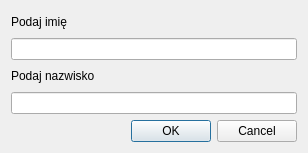
<ui version="4.0" >
 <class>DialogNewAuthor</class>
 <widget class="QDialog" name="DialogNewAuthor" >
  <property name="geometry" >
   <rect>
    <x>0</x>
    <y>0</y>
    <width>308</width>
    <height>153</height>
   </rect>
  </property>
  <property name="windowTitle" >
   <string>Nowy autor</string>
  </property>
  <property name="windowIcon" >
   <iconset resource="mywindow.qrc" >:/images/qt.png</iconset>
  </property>
  <layout class="QGridLayout" >
   <item row="3" column="0" >
    <widget class="QLineEdit" name="lineEditNAZWISKO" />
   </item>
   <item row="4" column="0" >
    <widget class="QDialogButtonBox" name="buttonBox" >
     <property name="orientation" >
      <enum>Qt::Horizontal</enum>
     </property>
     <property name="standardButtons" >
      <set>QDialogButtonBox::Cancel|QDialogButtonBox::NoButton|QDialogButtonBox::Ok</set>
     </property>
    </widget>
   </item>
   <item row="1" column="0" >
    <widget class="QLineEdit" name="lineEditIMIE" >
     <property name="maxLength" >
      <number>20</number>
     </property>
    </widget>
   </item>
   <item row="0" column="0" >
    <widget class="QLabel" name="label" >
     <property name="text" >
      <string>Podaj imię</string>
     </property>
    </widget>
   </item>
   <item row="2" column="0" >
    <widget class="QLabel" name="label_2" >
     <property name="text" >
      <string>Podaj nazwisko</string>
     </property>
    </widget>
   </item>
  </layout>
 </widget>
 <tabstops>
  <tabstop>lineEditIMIE</tabstop>
  <tabstop>lineEditNAZWISKO</tabstop>
  <tabstop>buttonBox</tabstop>
 </tabstops>
 <resources>
  <include location="mywindow.qrc" />
 </resources>
 <connections>
  <connection>
   <sender>buttonBox</sender>
   <signal>accepted()</signal>
   <receiver>DialogNewAuthor</receiver>
   <slot>accept()</slot>
   <hints>
    <hint type="sourcelabel" >
     <x>248</x>
     <y>254</y>
    </hint>
    <hint type="destinationlabel" >
     <x>157</x>
     <y>274</y>
    </hint>
   </hints>
  </connection>
  <connection>
   <sender>buttonBox</sender>
   <signal>rejected()</signal>
   <receiver>DialogNewAuthor</receiver>
   <slot>reject()</slot>
   <hints>
    <hint type="sourcelabel" >
     <x>316</x>
     <y>260</y>
    </hint>
    <hint type="destinationlabel" >
     <x>286</x>
     <y>274</y>
    </hint>
   </hints>
  </connection>
 </connections>
</ui>
